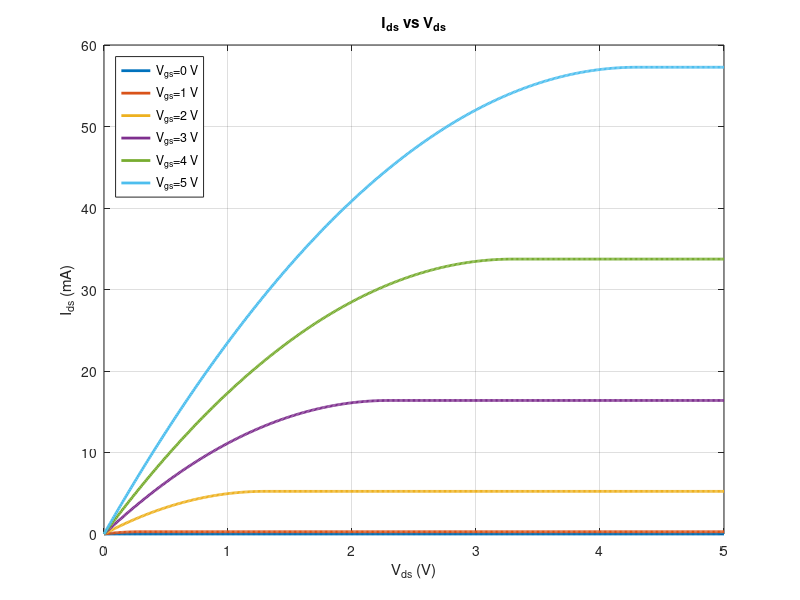

Here is the MATLAB script that generated this plot:
% VLSI Homework 1 Problem 2
% David Sheppard
% 10/1/2019

% Plot Ids vs. Vds for varying Vgs values

% Given:
W_over_L = 2;                   % unitless
mobility = 350;                 % (cm^2)/(V*s)
Vt = 0.7;                       % V
Vds = 0:0.01:5;                 % V
tox = 10e-8;                    % cm
Vgs = [0 1 2 3 4 5];            % V
Eox = 8.85 * 10e-14;            % F/cm

% Derived:
Cox = Eox / tox;                % F
beta = mobility * Cox * W_over_L;    % F*(cm^2)/(V*s)

% initialize Ids for testing:
Ids = zeros(1,length(Vds));             % A

% open figure
figure(1);
for i=1:length(Vgs)     % iterate for Vgs values
    
    for j=1:length(Vds) % iterate for Vds values
        
        % if in Cutoff
        if (Vgs(i) < Vt)
            Ids(j) = 0;
            
        % if in Linear Region
        elseif(Vds(j) < Vgs(i) - Vt)
            Ids(j) = beta * (Vgs(i) - Vt - (Vds(j)/2)) * Vds(j);
            
        % if in Saturation Region:
        else
            Ids(j) = (beta/2) * (Vgs(i)-Vt)^2;
            
        end
        
        % convert to mA
        Ids(j) = Ids(j) * 1000;
        
    end
    
    % plot the series
    plot(Vds, Ids, 'Linewidth', 2);
    hold on;    % wait for other series
end

% formatting plot
title('I_{ds} vs V_{ds}');
grid();
xlabel('V_{ds} (V)');
ylabel('I_{ds} (mA)');
legend({'V_{gs}=0 V','V_{gs}=1 V', 'V_{gs}=2 V',...
    'V_{gs}=3 V','V_{gs}=4 V', 'V_{gs}=5 V'},'Location','northwest')
hold off;

